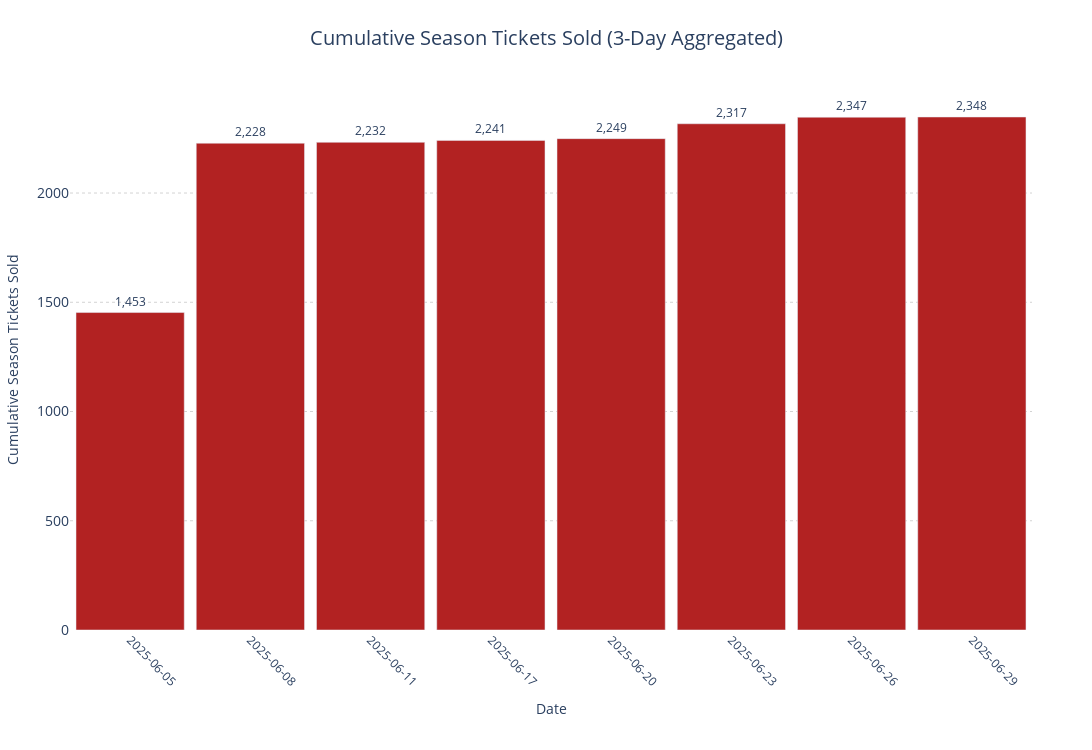

Notebook cell for this chart:
### Code cell
def plot_cumulative_sales_plotly(df, date_column, days=1, font_size=12, y_shift=8, start_date="2025-06-05"):
    df = df.copy()

    # Ensure datetime only if needed
    if not pd.api.types.is_datetime64_any_dtype(df[date_column]):
        df[date_column] = pd.to_datetime(df[date_column], errors='coerce')

    df = df[pd.notna(df[date_column])]

    # Filter to start from start_date
    df = df[df[date_column] >= pd.to_datetime(start_date)]

    # Work with date only
    df['date_only'] = df[date_column].dt.date

    if days == 1:
        grouped = (
            df.groupby('date_only')
            .size()
            .reset_index(name="Total_Sales")
            .sort_values('date_only')
        )
        grouped['period_label'] = grouped['date_only'].astype(str)  # Already date, just string it
    else:
        # N-day aggregation (e.g., 7 days = weekly)
        df['n_day_period'] = (pd.to_datetime(df['date_only']) - pd.to_timedelta(pd.to_datetime(df['date_only']).dt.dayofyear % days, unit='D')).dt.date

        grouped = (
            df.groupby('n_day_period')
            .size()
            .reset_index(name="Total_Sales")
            .sort_values('n_day_period')
        )
        grouped['period_label'] = grouped['n_day_period'].astype(str)

    # Cumulative sum
    grouped['Cumulative_Sales'] = grouped['Total_Sales'].cumsum()

    # Plotly figure
    fig = go.Figure()

    # Bars
    fig.add_trace(go.Bar(
        x=grouped['period_label'],
        y=grouped['Cumulative_Sales'],
        name='Cumulative Sales',
        marker_color='firebrick',
        text=[f"{val:,}" for val in grouped['Cumulative_Sales']],  # Faster than iterrows
        textposition='outside',
        textfont=dict(size=font_size)
    ))

    # Layout
    fig.update_layout(
        title=dict(
            text=f'Cumulative Season Tickets Sold ({days}-Day Aggregated)',
            font=dict(size=20),
            x=0.5
        ),
        xaxis=dict(
            title='Date',
            tickmode='array',
            tickvals=grouped['period_label'],
            ticktext=grouped['period_label'],
            tickangle=45,
            tickfont=dict(size=12),
            type='category'  # 👈 Force categorical spacing
        ),
        yaxis=dict(
            title='Cumulative Season Tickets Sold',
            tickfont=dict(size=14),
            gridcolor='lightgrey',
            griddash='dot'
        ),
        bargap=0.1,
        height=750,
        width=1400,
        margin=dict(l=60, r=60, t=90, b=120),
        plot_bgcolor='white',
        paper_bgcolor='white',
        showlegend=False
    )

    fig.show()

plot_cumulative_sales_plotly(perc, 'sale_date', days=3, font_size=12, y_shift=10)

### Figure 1 — Plotly figure (JSON) as saved in the notebook; plotly's stock layout.template omitted (floating-point values rounded to 4 significant figures)
{"data": [{"marker": {"color": "firebrick"}, "name": "Cumulative Sales", "text": ["1,453", "2,228", "2,232", "2,241", "2,249", "2,317", "2,347", "2,348"], "textfont": {"size": 12}, "textposition": "outside", "type": "bar", "x": ["2025-06-05", "2025-06-08", "2025-06-11", "2025-06-17", "2025-06-20", "2025-06-23", "2025-06-26", "2025-06-29"], "y": [1453, 2228, 2232, 2241, 2249, 2317, 2347, 2348]}], "layout": {"bargap": 0.1, "height": 750, "margin": {"b": 120, "l": 60, "r": 60, "t": 90}, "paper_bgcolor": "white", "plot_bgcolor": "white", "showlegend": false, "title": {"font": {"size": 20}, "text": "Cumulative Season Tickets Sold (3-Day Aggregated)", "x": 0.5}, "width": 1400, "xaxis": {"tickangle": 45, "tickfont": {"size": 12}, "tickmode": "array", "ticktext": ["2025-06-05", "2025-06-08", "2025-06-11", "2025-06-17", "2025-06-20", "2025-06-23", "2025-06-26", "2025-06-29"], "tickvals": ["2025-06-05", "2025-06-08", "2025-06-11", "2025-06-17", "2025-06-20", "2025-06-23", "2025-06-26", "2025-06-29"], "title": {"text": "Date"}, "type": "category"}, "yaxis": {"gridcolor": "lightgrey", "griddash": "dot", "tickfont": {"size": 14}, "title": {"text": "Cumulative Season Tickets Sold"}}}}
